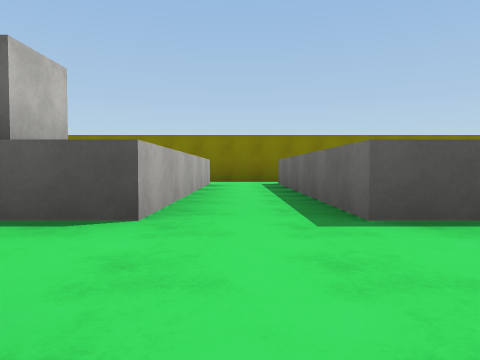
view 1 (above)

15 first-person views from a walk through a 3-D level made in the Unity game engine. The camera is 0.26 m above the floor, tilts 2° down and sees 70° across. The floor is counted in squares, 1 m on a side. Each view is taken from the middle of a square. On the plan, view 1 faces up. The plan holds only what a view shows up to about 9 squares ahead; the rest is blank. The place goes on beyond the plan. Surface patterns are stand-ins for the level's own textures.

view 2
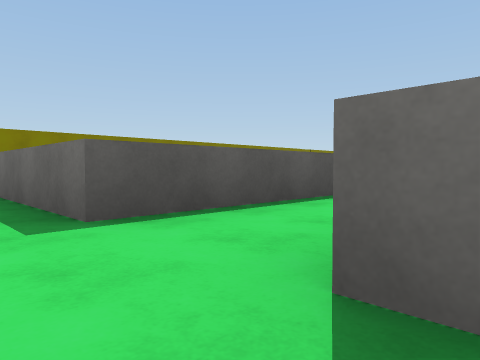

view 3
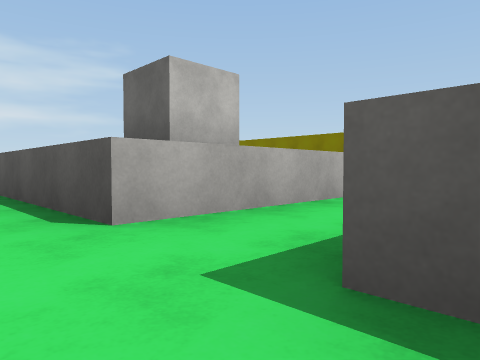

view 4
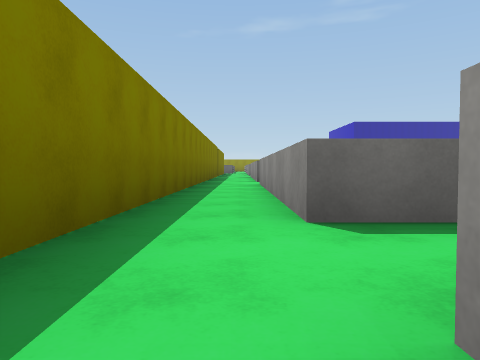

view 5
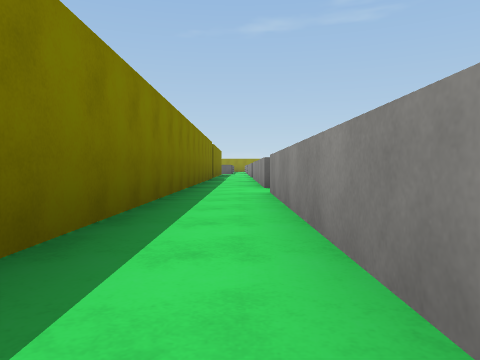

view 6
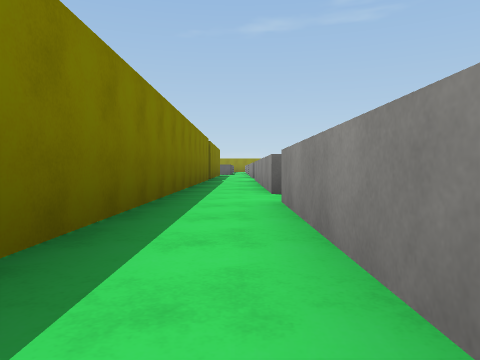

view 7
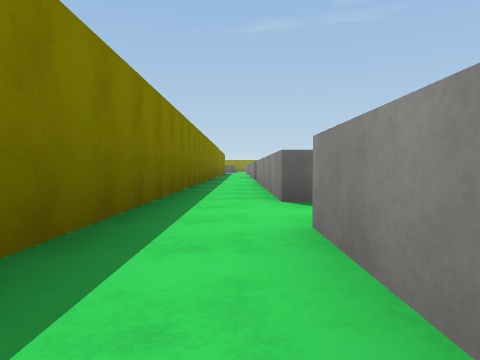

view 8
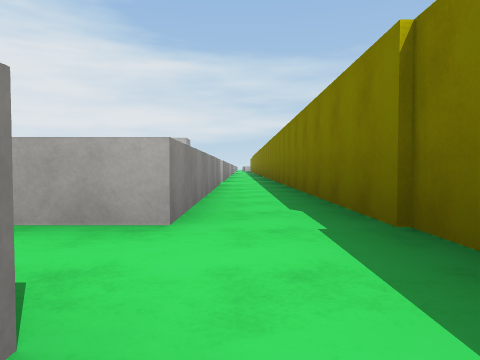

view 9
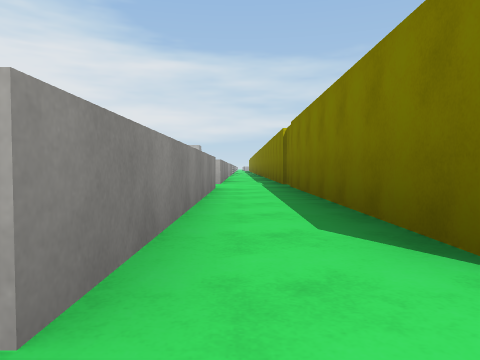

view 10
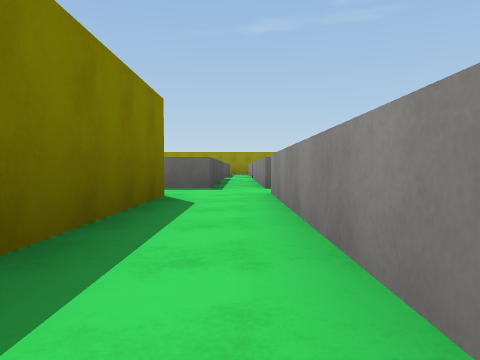

view 11
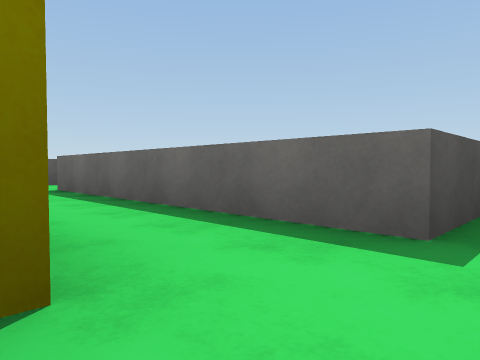

view 12
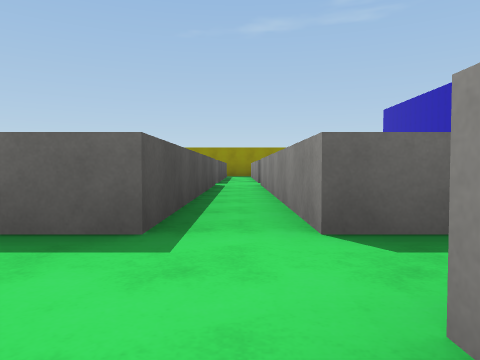

view 13
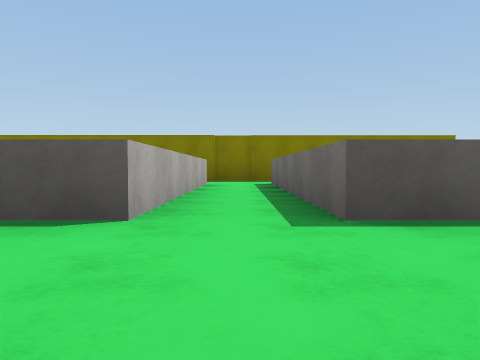

view 14
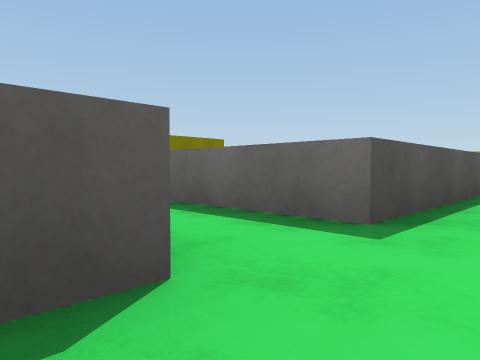

view 15
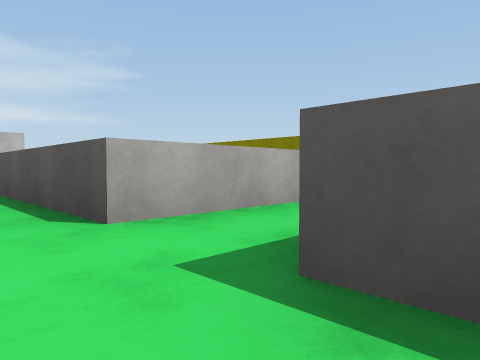

### Floor plan
Key: @ floor where view 1 was taken; # wall or solid block; x gap in a wall; . floor; ^ raised ledge; O other object.
Columns run from 3 left of view 1 to 17 right of it. Each row starts with its distance up from view 1.
 12                    ^
 11                   ..
 10                   .^
  9                   .^
  8                   .^
  7   ################.^^
  6  ...........x........
  5   ^.^^^^ ^^^^.^^^^.^^
  4 OO^.^       ^.^
  3 OO^.^       ^.^
  2 ^^^.^^^   ^^^.^^^
  1  .....     .....
  0    @^        .

Where each view was taken, in squares from view 1:
view 1: 0 up, 0 right, facing up
view 2: 0 up, 0 right, facing up-right
view 3: 1 up, 1 right, facing up-left
view 4: 6 up, 1 left, facing right
view 5: 6 up, 1 right, facing right
view 6: 6 up, 2 right, facing right
view 7: 6 up, 2 left, facing right
view 8: 6 up, 11 right, facing left
view 9: 6 up, 15 right, facing left
view 10: 6 up, 11 right, facing right
view 11: 6 up, 14 right, facing up-right
view 12: 6 up, 14 right, facing right
view 13: 0 up, 10 right, facing up
view 14: 1 up, 9 right, facing up-right
view 15: 1 up, 11 right, facing up-left
